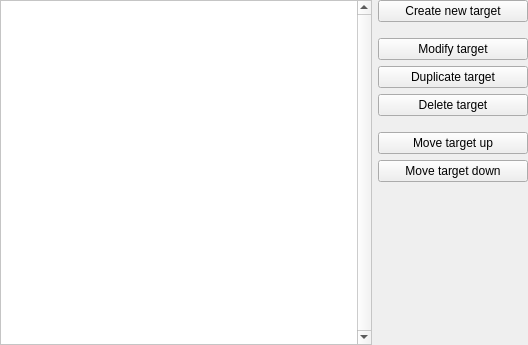
<?xml version="1.0" encoding="UTF-8"?>
<ui version="4.0">
 <class>TargetListPage</class>
 <widget class="QWidget" name="TargetListPage">
  <property name="geometry">
   <rect>
    <x>0</x>
    <y>0</y>
    <width>528</width>
    <height>345</height>
   </rect>
  </property>
  <property name="windowTitle">
   <string>Form</string>
  </property>
  <layout class="QHBoxLayout" name="horizontalLayout">
   <property name="leftMargin">
    <number>0</number>
   </property>
   <property name="topMargin">
    <number>0</number>
   </property>
   <property name="rightMargin">
    <number>0</number>
   </property>
   <property name="bottomMargin">
    <number>0</number>
   </property>
   <item>
    <widget class="QScrollArea" name="scrollArea">
     <property name="palette">
      <palette>
       <active>
        <colorrole role="Base">
         <brush brushstyle="SolidPattern">
          <color alpha="255">
           <red>255</red>
           <green>255</green>
           <blue>255</blue>
          </color>
         </brush>
        </colorrole>
        <colorrole role="Window">
         <brush brushstyle="SolidPattern">
          <color alpha="255">
           <red>255</red>
           <green>255</green>
           <blue>255</blue>
          </color>
         </brush>
        </colorrole>
       </active>
       <inactive>
        <colorrole role="Base">
         <brush brushstyle="SolidPattern">
          <color alpha="255">
           <red>255</red>
           <green>255</green>
           <blue>255</blue>
          </color>
         </brush>
        </colorrole>
        <colorrole role="Window">
         <brush brushstyle="SolidPattern">
          <color alpha="255">
           <red>255</red>
           <green>255</green>
           <blue>255</blue>
          </color>
         </brush>
        </colorrole>
       </inactive>
       <disabled>
        <colorrole role="Base">
         <brush brushstyle="SolidPattern">
          <color alpha="255">
           <red>255</red>
           <green>255</green>
           <blue>255</blue>
          </color>
         </brush>
        </colorrole>
        <colorrole role="Window">
         <brush brushstyle="SolidPattern">
          <color alpha="255">
           <red>255</red>
           <green>255</green>
           <blue>255</blue>
          </color>
         </brush>
        </colorrole>
       </disabled>
      </palette>
     </property>
     <property name="verticalScrollBarPolicy">
      <enum>Qt::ScrollBarAlwaysOn</enum>
     </property>
     <property name="horizontalScrollBarPolicy">
      <enum>Qt::ScrollBarAlwaysOff</enum>
     </property>
     <property name="widgetResizable">
      <bool>true</bool>
     </property>
     <widget class="QWidget" name="targetList">
      <property name="geometry">
       <rect>
        <x>0</x>
        <y>0</y>
        <width>353</width>
        <height>343</height>
       </rect>
      </property>
      <layout class="QVBoxLayout" name="targetListLayout">
       <property name="leftMargin">
        <number>6</number>
       </property>
       <property name="topMargin">
        <number>6</number>
       </property>
       <property name="rightMargin">
        <number>6</number>
       </property>
       <property name="bottomMargin">
        <number>6</number>
       </property>
       <item>
        <spacer name="verticalSpacer_4">
         <property name="orientation">
          <enum>Qt::Vertical</enum>
         </property>
         <property name="sizeHint" stdset="0">
          <size>
           <width>0</width>
           <height>0</height>
          </size>
         </property>
        </spacer>
       </item>
      </layout>
     </widget>
    </widget>
   </item>
   <item>
    <widget class="QWidget" name="widget" native="true">
     <layout class="QVBoxLayout" name="verticalLayout">
      <property name="leftMargin">
       <number>0</number>
      </property>
      <property name="topMargin">
       <number>0</number>
      </property>
      <property name="rightMargin">
       <number>0</number>
      </property>
      <property name="bottomMargin">
       <number>0</number>
      </property>
      <item>
       <widget class="QPushButton" name="newTargetBtn">
        <property name="text">
         <string>Create new target</string>
        </property>
       </widget>
      </item>
      <item>
       <spacer name="verticalSpacer">
        <property name="orientation">
         <enum>Qt::Vertical</enum>
        </property>
        <property name="sizeType">
         <enum>QSizePolicy::Fixed</enum>
        </property>
        <property name="sizeHint" stdset="0">
         <size>
          <width>150</width>
          <height>10</height>
         </size>
        </property>
       </spacer>
      </item>
      <item>
       <widget class="QPushButton" name="editBtn">
        <property name="text">
         <string>Modify target</string>
        </property>
       </widget>
      </item>
      <item>
       <widget class="QPushButton" name="duplicateBtn">
        <property name="text">
         <string>Duplicate target</string>
        </property>
       </widget>
      </item>
      <item>
       <widget class="QPushButton" name="deleteBtn">
        <property name="text">
         <string>Delete target</string>
        </property>
       </widget>
      </item>
      <item>
       <spacer name="verticalSpacer_2">
        <property name="orientation">
         <enum>Qt::Vertical</enum>
        </property>
        <property name="sizeType">
         <enum>QSizePolicy::Fixed</enum>
        </property>
        <property name="sizeHint" stdset="0">
         <size>
          <width>20</width>
          <height>10</height>
         </size>
        </property>
       </spacer>
      </item>
      <item>
       <widget class="QPushButton" name="moveUpBtn">
        <property name="text">
         <string>Move target up</string>
        </property>
       </widget>
      </item>
      <item>
       <widget class="QPushButton" name="moveDownBtn">
        <property name="text">
         <string>Move target down</string>
        </property>
       </widget>
      </item>
      <item>
       <widget class="EmbossWidgetSmall" name="widget_2" native="true">
        <property name="sizePolicy">
         <sizepolicy hsizetype="Preferred" vsizetype="MinimumExpanding">
          <horstretch>0</horstretch>
          <verstretch>0</verstretch>
         </sizepolicy>
        </property>
       </widget>
      </item>
     </layout>
    </widget>
   </item>
  </layout>
 </widget>
 <customwidgets>
  <customwidget>
   <class>EmbossWidgetSmall</class>
   <extends>QWidget</extends>
   <header>Widgets/embosswidget.h</header>
   <container>1</container>
  </customwidget>
 </customwidgets>
 <resources/>
 <connections/>
</ui>
